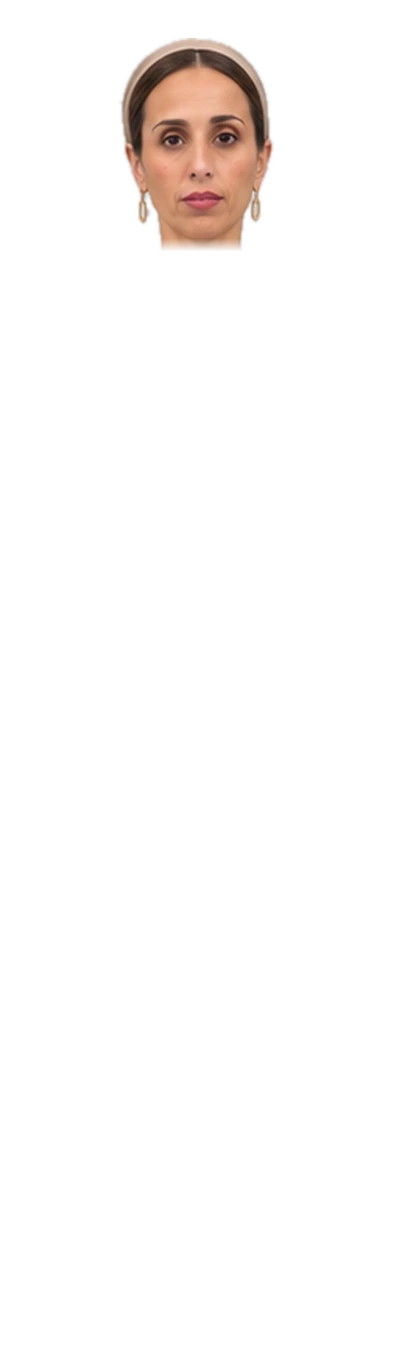
#> input picture work/me/p5c_front_headonly.webp, 399 x 1365 px, given in place of p5c_front.webp, which was not available
$ python norm.py
#> lines starting #> are read from the running program, lines starting #| are printed output that depends on the picture; after the words box and inside, x2 and y2 are one past the last pixel; in counts of white or black regions, pixels touching at a corner belong together; pictures that were not available may be replaced by others from this repository, and a replacement may not be noted
import numpy as np
from PIL import Image
S='/tmp/claude-0/-home-user/6b76d0a4-42d5-5937-a979-ea023e0fdb25/scratchpad/'
OLD=S+'src/work/me/'
TOP,FEET,W,H=38,1328,399,1365
def bbox(a):
    m=a[:,:,3]>128;ys=np.where(m.any(1))[0];xs=np.where(m.any(0))[0];return ys[0],ys[-1],xs[0],xs[-1]
def norm(k,cx=None,maxw=391):
    im=Image.open(S+'av95/cut_'+k+'.png');a=np.array(im);y0,y1,x0,x1=bbox(a)
    fh=y1-y0+1;fw=x1-x0+1;s=(FEET-TOP+1)/fh
    if fw*s>maxw:s=maxw/fw
    crop=im.crop((x0,y0,x1+1,y1+1)).resize((round(fw*s),round(fh*s)),Image.LANCZOS)
    out=Image.new('RGBA',(W,H),(0,0,0,0))
    ox=round((cx if cx is not None else W/2)-crop.width/2);ox=max(4,min(W-4-crop.width,ox))
    out.alpha_composite(crop,(ox,FEET+1-crop.height));return out,s
def rows(a,ys):
    m=a[:,:,3]>128;r={}
    for y in ys:
        xs=np.where(m[y])[0];r[y]=(xs[0],xs[-1]) if len(xs) else None
    return r
if __name__=='__main__':
    for k in ['front','side','back','half','hip']:
        o=np.array(Image.open(OLD+'p5c_'+k+'.webp'));oy0,oy1,ox0,ox1=bbox(o)
#> further down, o is the input picture: shape (1365, 399, 4); mean R, G, B, A 10.5, 8.1, 7, 11.7
#> in bbox, `m = a[:, :, 3] > 128`:
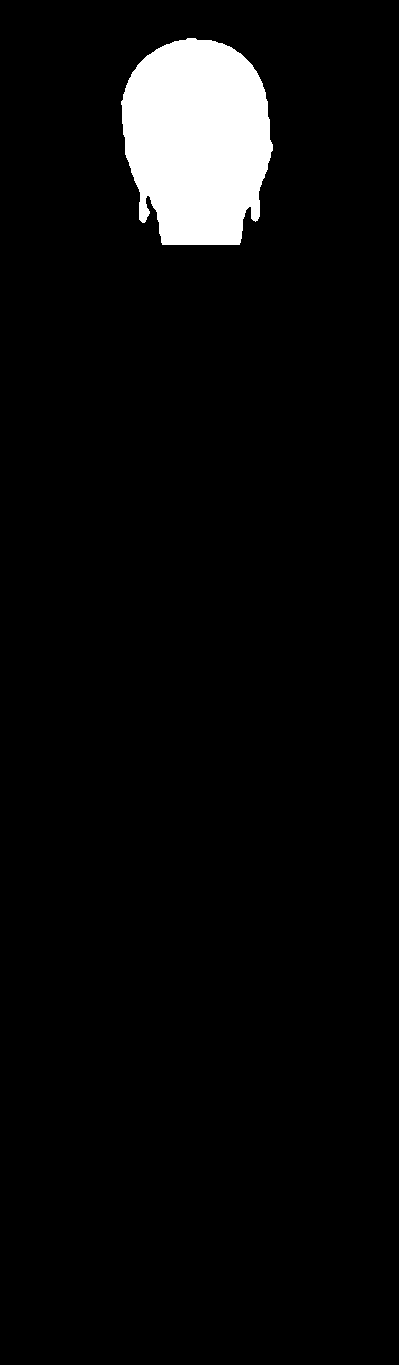
#> m: shape (1365, 399) bool; 4.6% white; 1 white region, box (x1, y1, x2, y2) and area: (121, 38, 273, 245) 24964
#> in bbox, `ys = np.where(m.any(1))[0]`: ys = 207 values from 38 to 244
#> in bbox, `xs = np.where(m.any(0))[0]`: xs = 152 values from 121 to 272
#> after `oy0, oy1, ox0, ox1 = bbox(o)`: oy0 = 38; oy1 = 244; ox0 = 121; ox1 = 272
        n,s=norm(k,cx=(ox0+ox1)/2);n=np.array(n);ny0,ny1,nx0,nx1=bbox(n)
#> in norm, `y0, y1, x0, x1 = bbox(a)`: y0 = 38; y1 = 244; x0 = 121; x1 = 272
#> in norm, `fh = y1 - y0 + 1`: fh = 207
#> in norm, `fw = x1 - x0 + 1`: fw = 152
#> in norm, `s = (FEET - TOP + 1) / fh`: s = 6.24
#> in norm, `if fw*s>maxw:s=maxw/fw`: s = 2.57
#> in norm, `crop=im.crop((x0,y0,x1+1,y1+1)).resize((round(fw*s),round(fh*s)),Image..`:
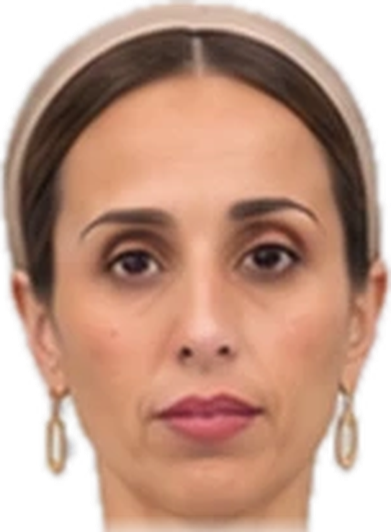
#> crop: PIL image 391x532 RGBA; mean R, G, B, A 154.5, 115.6, 97.2, 201.1; transparent parts drawn white
#> in norm, `out=Image.new('RGBA',(W,H),(0,0,0,0))`: out: PIL image 399x1365 RGBA; every value is 0
#> in norm, `ox = round((cx if cx is not None else W / 2) - crop.width / 2)`: ox = 1
#> in norm, `ox = max(4, min(W - 4 - crop.width, ox))`: ox = 4
#> in norm, `out.alpha_composite(crop, (ox, FEET + 1 - crop.height))`:
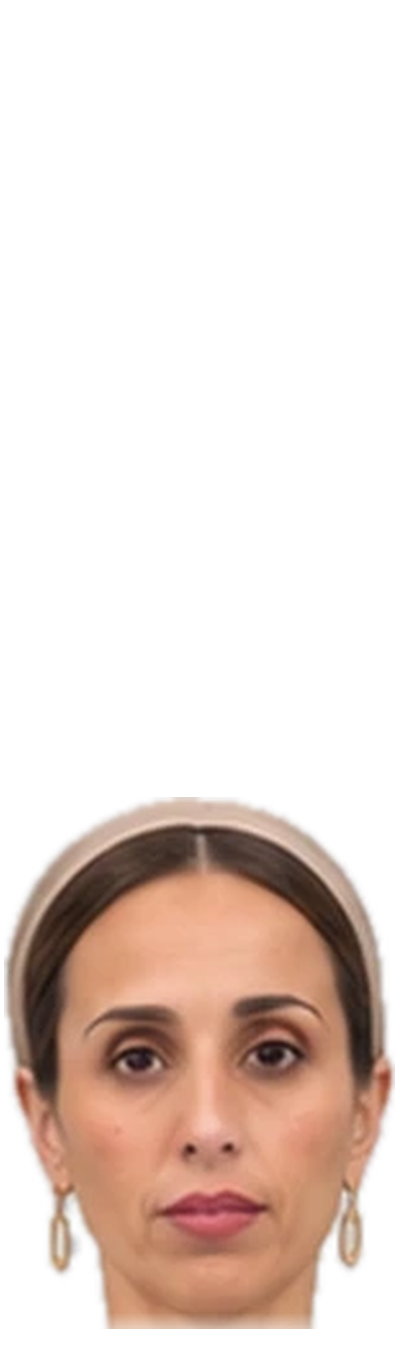
#> out: PIL image 399x1365 RGBA; mean R, G, B, A 59, 44.2, 37.1, 76.8; transparent parts drawn white
#> after `n, s = norm(k, cx=(ox0 + ox1) / 2)`: s = 2.57
#> in bbox (call 3), `m = a[:, :, 3] > 128`:
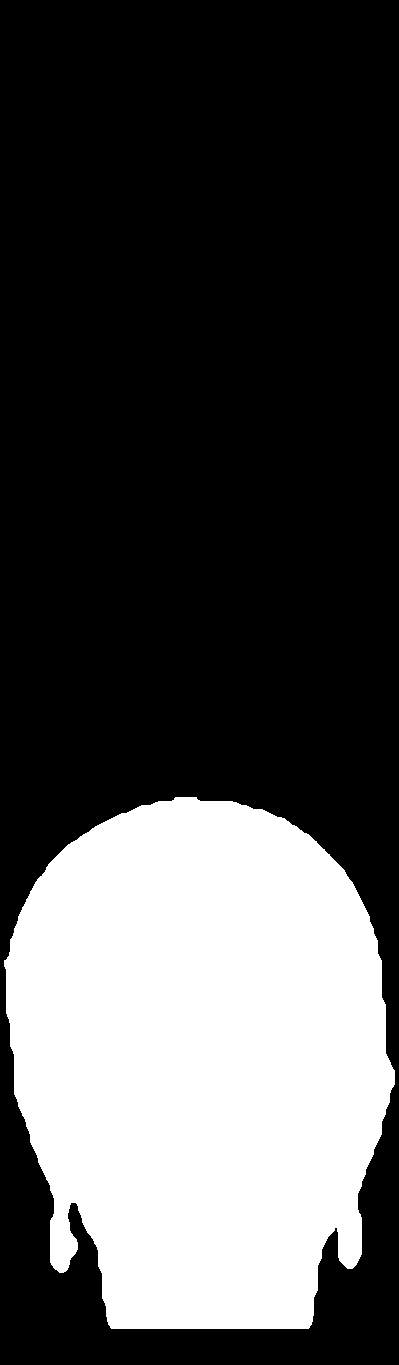
#> m: shape (1365, 399) bool; 30.3% white; 1 white region, box (x1, y1, x2, y2) and area: (4, 797, 395, 1329) 164955
#> in bbox (call 3), `ys = np.where(m.any(1))[0]`: ys = 532 values from 797 to 1328
#> in bbox (call 3), `xs = np.where(m.any(0))[0]`: xs = 391 values from 4 to 394
#> after `ny0, ny1, nx0, nx1 = bbox(n)`: ny0 = 797; ny1 = 1328; nx0 = 4; nx1 = 394
        print(k,'old',(oy0,oy1,ox0,ox1),'new',(ny0,ny1,nx0,nx1),'s',round(s,3))
#| front old (38, 244, 121, 272) new (797, 1328, 4, 394) s 2.572
        ys=list(range(200,1330,40))
        ro,rn=rows(o,ys),rows(n,ys)
#> after the loop in rows, `for y in ys:`: r = 29 items
        print('  '+' '.join(f"{y}:{ro[y][1]-ro[y][0] if ro[y] else 0}/{rn[y][1]-rn[y][0] if rn[y] else 0}" for y in ys))
#> (printed output is left out)
#> (the run stopped early here; a loop or call above may not have finished)
